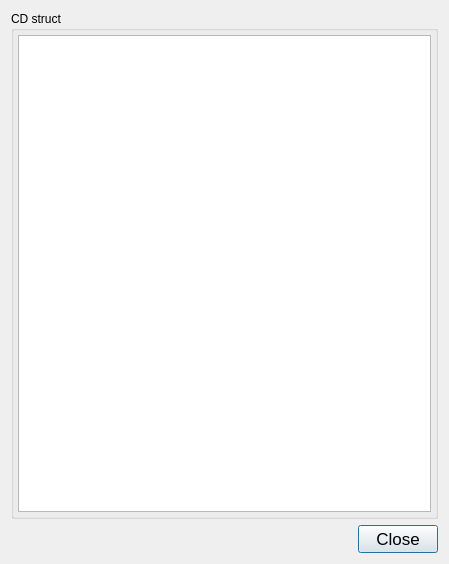
<?xml version="1.0" encoding="UTF-8"?>
<ui version="4.0">
 <class>FoldersStructDialog</class>
 <widget class="QDialog" name="FoldersStructDialog">
  <property name="geometry">
   <rect>
    <x>0</x>
    <y>0</y>
    <width>449</width>
    <height>564</height>
   </rect>
  </property>
  <property name="windowTitle">
   <string>Dialog</string>
  </property>
  <layout class="QVBoxLayout" name="verticalLayout">
   <item>
    <widget class="QGroupBox" name="groupBox">
     <property name="title">
      <string>CD struct</string>
     </property>
     <layout class="QVBoxLayout" name="verticalLayout_2">
      <property name="leftMargin">
       <number>4</number>
      </property>
      <property name="topMargin">
       <number>4</number>
      </property>
      <property name="rightMargin">
       <number>4</number>
      </property>
      <property name="bottomMargin">
       <number>4</number>
      </property>
      <item>
       <widget class="QTreeView" name="view"/>
      </item>
     </layout>
    </widget>
   </item>
   <item>
    <widget class="QDialogButtonBox" name="buttonBox">
     <property name="palette">
      <palette>
       <active>
        <colorrole role="WindowText">
         <brush brushstyle="SolidPattern">
          <color alpha="255">
           <red>114</red>
           <green>159</green>
           <blue>207</blue>
          </color>
         </brush>
        </colorrole>
        <colorrole role="Text">
         <brush brushstyle="SolidPattern">
          <color alpha="255">
           <red>78</red>
           <green>154</green>
           <blue>6</blue>
          </color>
         </brush>
        </colorrole>
       </active>
       <inactive>
        <colorrole role="WindowText">
         <brush brushstyle="SolidPattern">
          <color alpha="255">
           <red>114</red>
           <green>159</green>
           <blue>207</blue>
          </color>
         </brush>
        </colorrole>
        <colorrole role="Text">
         <brush brushstyle="SolidPattern">
          <color alpha="255">
           <red>78</red>
           <green>154</green>
           <blue>6</blue>
          </color>
         </brush>
        </colorrole>
       </inactive>
       <disabled>
        <colorrole role="WindowText">
         <brush brushstyle="SolidPattern">
          <color alpha="255">
           <red>190</red>
           <green>190</green>
           <blue>190</blue>
          </color>
         </brush>
        </colorrole>
        <colorrole role="Text">
         <brush brushstyle="SolidPattern">
          <color alpha="255">
           <red>190</red>
           <green>190</green>
           <blue>190</blue>
          </color>
         </brush>
        </colorrole>
       </disabled>
      </palette>
     </property>
     <property name="font">
      <font>
       <pointsize>13</pointsize>
       <weight>50</weight>
       <italic>false</italic>
       <bold>false</bold>
      </font>
     </property>
     <property name="orientation">
      <enum>Qt::Horizontal</enum>
     </property>
     <property name="standardButtons">
      <set>QDialogButtonBox::Close</set>
     </property>
     <property name="centerButtons">
      <bool>false</bool>
     </property>
    </widget>
   </item>
  </layout>
 </widget>
 <resources/>
 <connections>
  <connection>
   <sender>buttonBox</sender>
   <signal>accepted()</signal>
   <receiver>FoldersStructDialog</receiver>
   <slot>accept()</slot>
   <hints>
    <hint type="sourcelabel">
     <x>248</x>
     <y>254</y>
    </hint>
    <hint type="destinationlabel">
     <x>157</x>
     <y>274</y>
    </hint>
   </hints>
  </connection>
  <connection>
   <sender>buttonBox</sender>
   <signal>rejected()</signal>
   <receiver>FoldersStructDialog</receiver>
   <slot>reject()</slot>
   <hints>
    <hint type="sourcelabel">
     <x>316</x>
     <y>260</y>
    </hint>
    <hint type="destinationlabel">
     <x>286</x>
     <y>274</y>
    </hint>
   </hints>
  </connection>
 </connections>
</ui>
